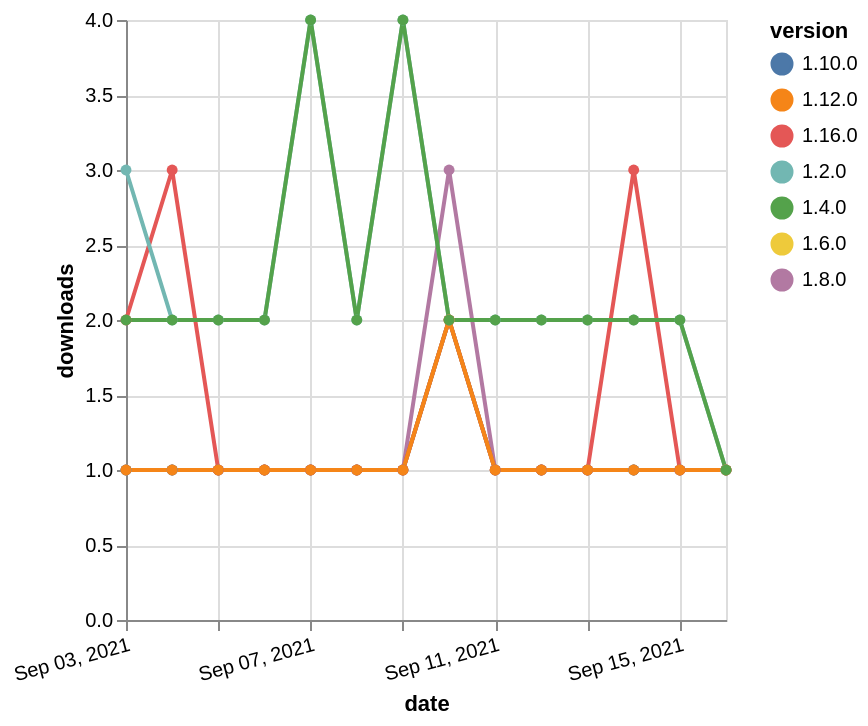

Describe this chart as a Vega-Lite specification.
### Vega-Lite specification from a JSON file in a GitHub repository (floating-point values rounded to 4 significant figures)
{"$schema": "https://vega.github.io/schema/vega-lite/v5.json", "description": "A simple bar chart with embedded data.", "data": {"values": [{"date": "2021-09-03", "total": 257, "delta": 1, "version": "1.6.0"}, {"date": "2021-09-04", "total": 258, "delta": 1, "version": "1.6.0"}, {"date": "2021-09-05", "total": 259, "delta": 1, "version": "1.6.0"}, {"date": "2021-09-06", "total": 260, "delta": 1, "version": "1.6.0"}, {"date": "2021-09-07", "total": 261, "delta": 1, "version": "1.6.0"}, {"date": "2021-09-08", "total": 262, "delta": 1, "version": "1.6.0"}, {"date": "2021-09-09", "total": 263, "delta": 1, "version": "1.6.0"}, {"date": "2021-09-10", "total": 265, "delta": 2, "version": "1.6.0"}, {"date": "2021-09-11", "total": 266, "delta": 1, "version": "1.6.0"}, {"date": "2021-09-12", "total": 267, "delta": 1, "version": "1.6.0"}, {"date": "2021-09-13", "total": 268, "delta": 1, "version": "1.6.0"}, {"date": "2021-09-14", "total": 269, "delta": 1, "version": "1.6.0"}, {"date": "2021-09-15", "total": 270, "delta": 1, "version": "1.6.0"}, {"date": "2021-09-16", "total": 271, "delta": 1, "version": "1.6.0"}, {"date": "2021-09-03", "total": 357, "delta": 1, "version": "1.8.0"}, {"date": "2021-09-04", "total": 358, "delta": 1, "version": "1.8.0"}, {"date": "2021-09-05", "total": 359, "delta": 1, "version": "1.8.0"}, {"date": "2021-09-06", "total": 360, "delta": 1, "version": "1.8.0"}, {"date": "2021-09-07", "total": 361, "delta": 1, "version": "1.8.0"}, {"date": "2021-09-08", "total": 362, "delta": 1, "version": "1.8.0"}, {"date": "2021-09-09", "total": 363, "delta": 1, "version": "1.8.0"}, {"date": "2021-09-10", "total": 366, "delta": 3, "version": "1.8.0"}, {"date": "2021-09-11", "total": 367, "delta": 1, "version": "1.8.0"}, {"date": "2021-09-12", "total": 368, "delta": 1, "version": "1.8.0"}, {"date": "2021-09-13", "total": 369, "delta": 1, "version": "1.8.0"}, {"date": "2021-09-14", "total": 370, "delta": 1, "version": "1.8.0"}, {"date": "2021-09-15", "total": 371, "delta": 1, "version": "1.8.0"}, {"date": "2021-09-16", "total": 372, "delta": 1, "version": "1.8.0"}, {"date": "2021-09-03", "total": 196, "delta": 1, "version": "1.10.0"}, {"date": "2021-09-04", "total": 197, "delta": 1, "version": "1.10.0"}, {"date": "2021-09-05", "total": 198, "delta": 1, "version": "1.10.0"}, {"date": "2021-09-06", "total": 199, "delta": 1, "version": "1.10.0"}, {"date": "2021-09-07", "total": 200, "delta": 1, "version": "1.10.0"}, {"date": "2021-09-08", "total": 201, "delta": 1, "version": "1.10.0"}, {"date": "2021-09-09", "total": 202, "delta": 1, "version": "1.10.0"}, {"date": "2021-09-10", "total": 204, "delta": 2, "version": "1.10.0"}, {"date": "2021-09-11", "total": 205, "delta": 1, "version": "1.10.0"}, {"date": "2021-09-12", "total": 206, "delta": 1, "version": "1.10.0"}, {"date": "2021-09-13", "total": 207, "delta": 1, "version": "1.10.0"}, {"date": "2021-09-14", "total": 208, "delta": 1, "version": "1.10.0"}, {"date": "2021-09-15", "total": 209, "delta": 1, "version": "1.10.0"}, {"date": "2021-09-16", "total": 210, "delta": 1, "version": "1.10.0"}, {"date": "2021-09-03", "total": 127, "delta": 2, "version": "1.16.0"}, {"date": "2021-09-04", "total": 130, "delta": 3, "version": "1.16.0"}, {"date": "2021-09-05", "total": 131, "delta": 1, "version": "1.16.0"}, {"date": "2021-09-06", "total": 132, "delta": 1, "version": "1.16.0"}, {"date": "2021-09-07", "total": 133, "delta": 1, "version": "1.16.0"}, {"date": "2021-09-08", "total": 134, "delta": 1, "version": "1.16.0"}, {"date": "2021-09-09", "total": 135, "delta": 1, "version": "1.16.0"}, {"date": "2021-09-10", "total": 137, "delta": 2, "version": "1.16.0"}, {"date": "2021-09-11", "total": 138, "delta": 1, "version": "1.16.0"}, {"date": "2021-09-12", "total": 139, "delta": 1, "version": "1.16.0"}, {"date": "2021-09-13", "total": 140, "delta": 1, "version": "1.16.0"}, {"date": "2021-09-14", "total": 143, "delta": 3, "version": "1.16.0"}, {"date": "2021-09-15", "total": 144, "delta": 1, "version": "1.16.0"}, {"date": "2021-09-16", "total": 145, "delta": 1, "version": "1.16.0"}, {"date": "2021-09-03", "total": 3097, "delta": 3, "version": "1.2.0"}, {"date": "2021-09-04", "total": 3099, "delta": 2, "version": "1.2.0"}, {"date": "2021-09-05", "total": 3101, "delta": 2, "version": "1.2.0"}, {"date": "2021-09-06", "total": 3103, "delta": 2, "version": "1.2.0"}, {"date": "2021-09-07", "total": 3107, "delta": 4, "version": "1.2.0"}, {"date": "2021-09-08", "total": 3109, "delta": 2, "version": "1.2.0"}, {"date": "2021-09-09", "total": 3113, "delta": 4, "version": "1.2.0"}, {"date": "2021-09-10", "total": 3115, "delta": 2, "version": "1.2.0"}, {"date": "2021-09-11", "total": 3117, "delta": 2, "version": "1.2.0"}, {"date": "2021-09-12", "total": 3119, "delta": 2, "version": "1.2.0"}, {"date": "2021-09-13", "total": 3121, "delta": 2, "version": "1.2.0"}, {"date": "2021-09-14", "total": 3123, "delta": 2, "version": "1.2.0"}, {"date": "2021-09-15", "total": 3125, "delta": 2, "version": "1.2.0"}, {"date": "2021-09-16", "total": 3126, "delta": 1, "version": "1.2.0"}, {"date": "2021-09-03", "total": 174, "delta": 1, "version": "1.12.0"}, {"date": "2021-09-04", "total": 175, "delta": 1, "version": "1.12.0"}, {"date": "2021-09-05", "total": 176, "delta": 1, "version": "1.12.0"}, {"date": "2021-09-06", "total": 177, "delta": 1, "version": "1.12.0"}, {"date": "2021-09-07", "total": 178, "delta": 1, "version": "1.12.0"}, {"date": "2021-09-08", "total": 179, "delta": 1, "version": "1.12.0"}, {"date": "2021-09-09", "total": 180, "delta": 1, "version": "1.12.0"}, {"date": "2021-09-10", "total": 182, "delta": 2, "version": "1.12.0"}, {"date": "2021-09-11", "total": 183, "delta": 1, "version": "1.12.0"}, {"date": "2021-09-12", "total": 184, "delta": 1, "version": "1.12.0"}, {"date": "2021-09-13", "total": 185, "delta": 1, "version": "1.12.0"}, {"date": "2021-09-14", "total": 186, "delta": 1, "version": "1.12.0"}, {"date": "2021-09-15", "total": 187, "delta": 1, "version": "1.12.0"}, {"date": "2021-09-16", "total": 188, "delta": 1, "version": "1.12.0"}, {"date": "2021-09-03", "total": 2512, "delta": 2, "version": "1.4.0"}, {"date": "2021-09-04", "total": 2514, "delta": 2, "version": "1.4.0"}, {"date": "2021-09-05", "total": 2516, "delta": 2, "version": "1.4.0"}, {"date": "2021-09-06", "total": 2518, "delta": 2, "version": "1.4.0"}, {"date": "2021-09-07", "total": 2522, "delta": 4, "version": "1.4.0"}, {"date": "2021-09-08", "total": 2524, "delta": 2, "version": "1.4.0"}, {"date": "2021-09-09", "total": 2528, "delta": 4, "version": "1.4.0"}, {"date": "2021-09-10", "total": 2530, "delta": 2, "version": "1.4.0"}, {"date": "2021-09-11", "total": 2532, "delta": 2, "version": "1.4.0"}, {"date": "2021-09-12", "total": 2534, "delta": 2, "version": "1.4.0"}, {"date": "2021-09-13", "total": 2536, "delta": 2, "version": "1.4.0"}, {"date": "2021-09-14", "total": 2538, "delta": 2, "version": "1.4.0"}, {"date": "2021-09-15", "total": 2540, "delta": 2, "version": "1.4.0"}, {"date": "2021-09-16", "total": 2541, "delta": 1, "version": "1.4.0"}]}, "width": "container", "mark": {"type": "line", "point": {"filled": true}}, "encoding": {"x": {"field": "date", "type": "temporal", "timeUnit": "yearmonthdate", "title": "date", "axis": {"labelAngle": -15}}, "y": {"field": "delta", "type": "quantitative", "title": "downloads"}, "color": {"field": "version", "type": "nominal"}, "tooltip": {"field": "delta"}}}
